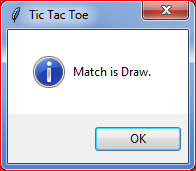
#> input picture Python/Tic-Tac-Toe-Game-In-Python-srishti/draw_messge.PNG, 196 x 171 px
$ python Steganography.py
#> lines starting #> are read from the running program, lines starting #| are printed output that depends on the picture
#> the answer given: 1
# Shivamsinghal679

import cv2
import numpy as np
import types
from google.colab.patches import cv2_imshow

# converting types to binary
# [73 lines left out: functions msg_to_bin, hide_data, show_data, not called in this run]

# defining function to encode data into Image
def encodeText():
    img_name = input("Enter image name (with extension): ")
#> the answer given: Tic-Tac-Toe-Game-In-Python-srishti/draw_messge.PNG
    # reading the input image using OpenCV-Python
    img = cv2.imread(img_name)
#> img is the input picture: shape (171, 196, 3); mean B, G, R 225.9, 214.8, 214

    # printing the details of the image
    print("The shape of the image is: ", img.shape) # checking the image shape to calculate the number of bytes in it
#| The shape of the image is:  (171, 196, 3)
    print("The original image is as shown below: ")
    # resizing the image as per the need
    resizedImg = cv2.resize(img, (500, 500))
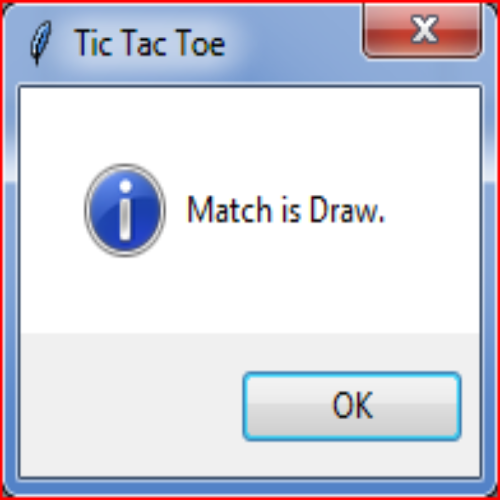
#> resizedImg: shape (500, 500, 3); mean B, G, R 225.8, 214.7, 214
    # displaying the image
    cv2_imshow(resizedImg)

#> (the run stopped early here; a loop or call above may not have finished)

$ run again, on Python/Tic-Tac-Toe-Game-In-Python-srishti/Winning_message.PNG
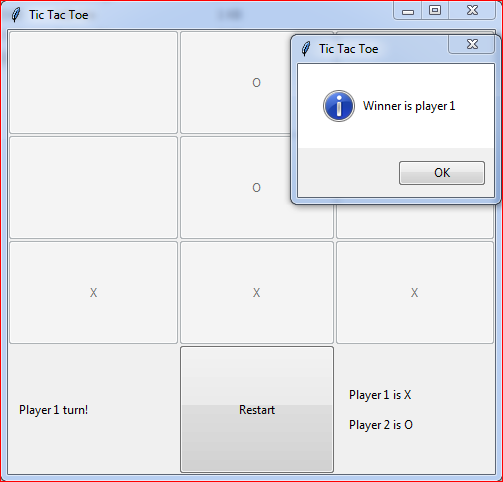
#> input picture Python/Tic-Tac-Toe-Game-In-Python-srishti/Winning_message.PNG, 503 x 482 px
#> in encodeText, img is the input picture: shape (482, 503, 3); mean B, G, R 234.9, 231.2, 230.7
#| The shape of the image is:  (482, 503, 3)
#> in encodeText, `resizedImg = cv2.resize(img, (500, 500))`:
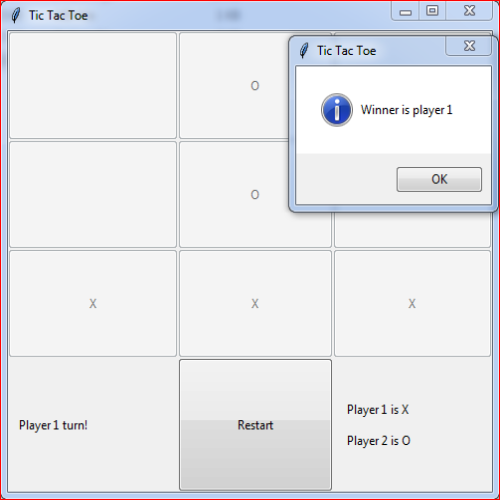
#> resizedImg: shape (500, 500, 3); mean B, G, R 234.9, 231.1, 230.7
